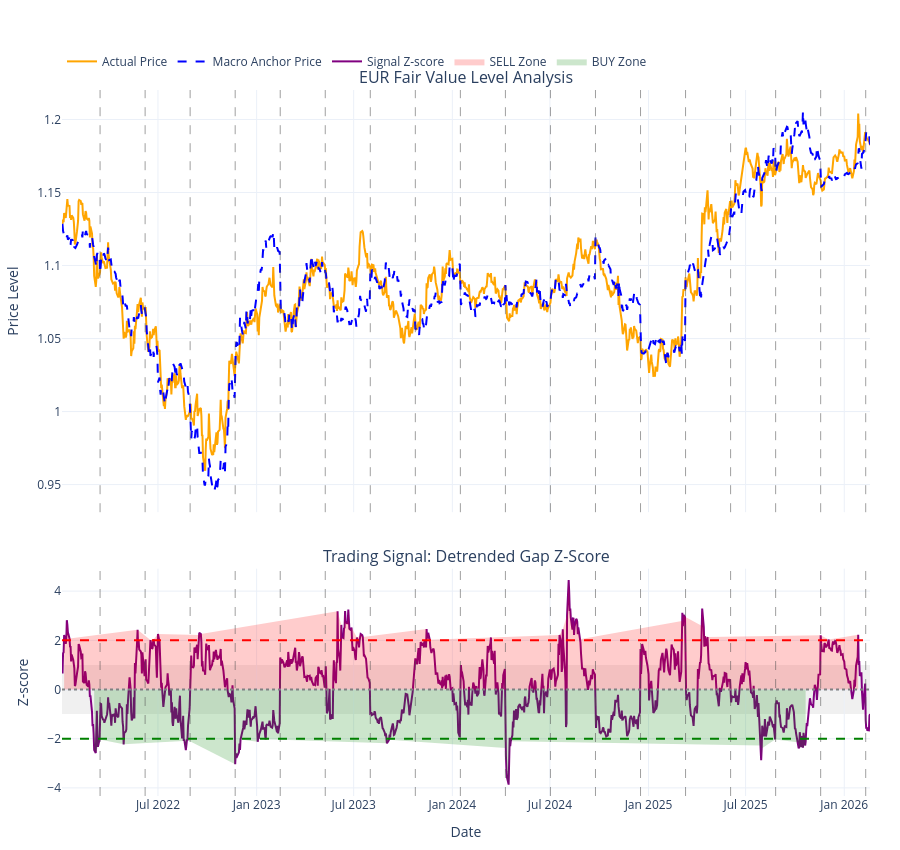

Here is the notebook cell this chart was saved with:
### Code cell
from src.stage2_fair_value_runner import run_stage2_fair_value

res_df = run_stage2_fair_value(
    "eur",
    start_date="2022-01-01",
)
res_df.tail()

### Figure 1 — Plotly figure (JSON) as saved in the notebook; plotly's stock layout.template omitted (floating-point values rounded to 4 significant figures; data arrays with more than 128 entries replaced by an {"elided": "..."} marker saying what was removed)
{"data": [{"line": {"color": "orange", "width": 2}, "mode": "lines", "name": "Actual Price", "type": "scatter", "x": {"elided": "1078 str values"}, "xaxis": "x", "y": {"elided": "1078 float values"}, "yaxis": "y"}, {"line": {"color": "blue", "dash": "dash", "width": 2}, "mode": "lines", "name": "Macro Anchor Price", "type": "scatter", "x": {"elided": "1078 str values"}, "xaxis": "x", "y": {"elided": "1078 float values"}, "yaxis": "y"}, {"line": {"color": "purple", "width": 2}, "mode": "lines", "name": "Signal Z-score", "type": "scatter", "x": {"elided": "1078 str values"}, "xaxis": "x2", "y": {"elided": "1078 float values"}, "yaxis": "y2"}, {"fill": "tozeroy", "fillcolor": "rgba(255, 0, 0, 0.20)", "hoverinfo": "skip", "line": {"width": 0}, "mode": "lines", "name": "SELL Zone", "type": "scatter", "x": {"elided": "1078 str values"}, "xaxis": "x2", "y": {"elided": "1078 float values"}, "yaxis": "y2"}, {"fill": "tozeroy", "fillcolor": "rgba(0, 128, 0, 0.20)", "hoverinfo": "skip", "line": {"width": 0}, "mode": "lines", "name": "BUY Zone", "type": "scatter", "x": {"elided": "1078 str values"}, "xaxis": "x2", "y": {"elided": "1078 float values"}, "yaxis": "y2"}], "layout": {"annotations": [{"font": {"size": 16}, "showarrow": false, "text": "EUR Fair Value Level Analysis", "x": 0.5, "xanchor": "center", "xref": "paper", "y": 1, "yanchor": "bottom", "yref": "paper"}, {"font": {"size": 16}, "showarrow": false, "text": "Trading Signal: Detrended Gap Z-Score", "x": 0.5, "xanchor": "center", "xref": "paper", "y": 0.322, "yanchor": "bottom", "yref": "paper"}], "height": 850, "legend": {"orientation": "h", "x": 0, "xanchor": "left", "y": 1.02, "yanchor": "bottom"}, "margin": {"b": 50, "l": 60, "r": 30, "t": 90}, "shapes": [{"line": {"color": "rgba(80, 80, 80, 0.55)", "dash": "dash", "width": 1}, "type": "line", "x0": "2022-03-15T00:00:00", "x1": "2022-03-15T00:00:00", "xref": "x", "y0": 0, "y1": 1, "yref": "y domain"}, {"line": {"color": "rgba(80, 80, 80, 0.55)", "dash": "dash", "width": 1}, "type": "line", "x0": "2022-03-15T00:00:00", "x1": "2022-03-15T00:00:00", "xref": "x2", "y0": 0, "y1": 1, "yref": "y2 domain"}, {"line": {"color": "rgba(80, 80, 80, 0.55)", "dash": "dash", "width": 1}, "type": "line", "x0": "2022-06-07T00:00:00", "x1": "2022-06-07T00:00:00", "xref": "x", "y0": 0, "y1": 1, "yref": "y domain"}, {"line": {"color": "rgba(80, 80, 80, 0.55)", "dash": "dash", "width": 1}, "type": "line", "x0": "2022-06-07T00:00:00", "x1": "2022-06-07T00:00:00", "xref": "x2", "y0": 0, "y1": 1, "yref": "y2 domain"}, {"line": {"color": "rgba(80, 80, 80, 0.55)", "dash": "dash", "width": 1}, "type": "line", "x0": "2022-08-30T00:00:00", "x1": "2022-08-30T00:00:00", "xref": "x", "y0": 0, "y1": 1, "yref": "y domain"}, {"line": {"color": "rgba(80, 80, 80, 0.55)", "dash": "dash", "width": 1}, "type": "line", "x0": "2022-08-30T00:00:00", "x1": "2022-08-30T00:00:00", "xref": "x2", "y0": 0, "y1": 1, "yref": "y2 domain"}, {"line": {"color": "rgba(80, 80, 80, 0.55)", "dash": "dash", "width": 1}, "type": "line", "x0": "2022-11-22T00:00:00", "x1": "2022-11-22T00:00:00", "xref": "x", "y0": 0, "y1": 1, "yref": "y domain"}, {"line": {"color": "rgba(80, 80, 80, 0.55)", "dash": "dash", "width": 1}, "type": "line", "x0": "2022-11-22T00:00:00", "x1": "2022-11-22T00:00:00", "xref": "x2", "y0": 0, "y1": 1, "yref": "y2 domain"}, {"line": {"color": "rgba(80, 80, 80, 0.55)", "dash": "dash", "width": 1}, "type": "line", "x0": "2023-02-14T00:00:00", "x1": "2023-02-14T00:00:00", "xref": "x", "y0": 0, "y1": 1, "yref": "y domain"}, {"line": {"color": "rgba(80, 80, 80, 0.55)", "dash": "dash", "width": 1}, "type": "line", "x0": "2023-02-14T00:00:00", "x1": "2023-02-14T00:00:00", "xref": "x2", "y0": 0, "y1": 1, "yref": "y2 domain"}, {"line": {"color": "rgba(80, 80, 80, 0.55)", "dash": "dash", "width": 1}, "type": "line", "x0": "2023-05-09T00:00:00", "x1": "2023-05-09T00:00:00", "xref": "x", "y0": 0, "y1": 1, "yref": "y domain"}, {"line": {"color": "rgba(80, 80, 80, 0.55)", "dash": "dash", "width": 1}, "type": "line", "x0": "2023-05-09T00:00:00", "x1": "2023-05-09T00:00:00", "xref": "x2", "y0": 0, "y1": 1, "yref": "y2 domain"}, {"line": {"color": "rgba(80, 80, 80, 0.55)", "dash": "dash", "width": 1}, "type": "line", "x0": "2023-08-01T00:00:00", "x1": "2023-08-01T00:00:00", "xref": "x", "y0": 0, "y1": 1, "yref": "y domain"}, {"line": {"color": "rgba(80, 80, 80, 0.55)", "dash": "dash", "width": 1}, "type": "line", "x0": "2023-08-01T00:00:00", "x1": "2023-08-01T00:00:00", "xref": "x2", "y0": 0, "y1": 1, "yref": "y2 domain"}, {"line": {"color": "rgba(80, 80, 80, 0.55)", "dash": "dash", "width": 1}, "type": "line", "x0": "2023-10-24T00:00:00", "x1": "2023-10-24T00:00:00", "xref": "x", "y0": 0, "y1": 1, "yref": "y domain"}, {"line": {"color": "rgba(80, 80, 80, 0.55)", "dash": "dash", "width": 1}, "type": "line", "x0": "2023-10-24T00:00:00", "x1": "2023-10-24T00:00:00", "xref": "x2", "y0": 0, "y1": 1, "yref": "y2 domain"}, {"line": {"color": "rgba(80, 80, 80, 0.55)", "dash": "dash", "width": 1}, "type": "line", "x0": "2024-01-16T00:00:00", "x1": "2024-01-16T00:00:00", "xref": "x", "y0": 0, "y1": 1, "yref": "y domain"}, {"line": {"color": "rgba(80, 80, 80, 0.55)", "dash": "dash", "width": 1}, "type": "line", "x0": "2024-01-16T00:00:00", "x1": "2024-01-16T00:00:00", "xref": "x2", "y0": 0, "y1": 1, "yref": "y2 domain"}, {"line": {"color": "rgba(80, 80, 80, 0.55)", "dash": "dash", "width": 1}, "type": "line", "x0": "2024-04-09T00:00:00", "x1": "2024-04-09T00:00:00", "xref": "x", "y0": 0, "y1": 1, "yref": "y domain"}, {"line": {"color": "rgba(80, 80, 80, 0.55)", "dash": "dash", "width": 1}, "type": "line", "x0": "2024-04-09T00:00:00", "x1": "2024-04-09T00:00:00", "xref": "x2", "y0": 0, "y1": 1, "yref": "y2 domain"}, {"line": {"color": "rgba(80, 80, 80, 0.55)", "dash": "dash", "width": 1}, "type": "line", "x0": "2024-07-02T00:00:00", "x1": "2024-07-02T00:00:00", "xref": "x", "y0": 0, "y1": 1, "yref": "y domain"}, {"line": {"color": "rgba(80, 80, 80, 0.55)", "dash": "dash", "width": 1}, "type": "line", "x0": "2024-07-02T00:00:00", "x1": "2024-07-02T00:00:00", "xref": "x2", "y0": 0, "y1": 1, "yref": "y2 domain"}, {"line": {"color": "rgba(80, 80, 80, 0.55)", "dash": "dash", "width": 1}, "type": "line", "x0": "2024-09-24T00:00:00", "x1": "2024-09-24T00:00:00", "xref": "x", "y0": 0, "y1": 1, "yref": "y domain"}, {"line": {"color": "rgba(80, 80, 80, 0.55)", "dash": "dash", "width": 1}, "type": "line", "x0": "2024-09-24T00:00:00", "x1": "2024-09-24T00:00:00", "xref": "x2", "y0": 0, "y1": 1, "yref": "y2 domain"}, {"line": {"color": "rgba(80, 80, 80, 0.55)", "dash": "dash", "width": 1}, "type": "line", "x0": "2024-12-17T00:00:00", "x1": "2024-12-17T00:00:00", "xref": "x", "y0": 0, "y1": 1, "yref": "y domain"}, {"line": {"color": "rgba(80, 80, 80, 0.55)", "dash": "dash", "width": 1}, "type": "line", "x0": "2024-12-17T00:00:00", "x1": "2024-12-17T00:00:00", "xref": "x2", "y0": 0, "y1": 1, "yref": "y2 domain"}, {"line": {"color": "rgba(80, 80, 80, 0.55)", "dash": "dash", "width": 1}, "type": "line", "x0": "2025-03-11T00:00:00", "x1": "2025-03-11T00:00:00", "xref": "x", "y0": 0, "y1": 1, "yref": "y domain"}, {"line": {"color": "rgba(80, 80, 80, 0.55)", "dash": "dash", "width": 1}, "type": "line", "x0": "2025-03-11T00:00:00", "x1": "2025-03-11T00:00:00", "xref": "x2", "y0": 0, "y1": 1, "yref": "y2 domain"}, {"line": {"color": "rgba(80, 80, 80, 0.55)", "dash": "dash", "width": 1}, "type": "line", "x0": "2025-06-03T00:00:00", "x1": "2025-06-03T00:00:00", "xref": "x", "y0": 0, "y1": 1, "yref": "y domain"}, {"line": {"color": "rgba(80, 80, 80, 0.55)", "dash": "dash", "width": 1}, "type": "line", "x0": "2025-06-03T00:00:00", "x1": "2025-06-03T00:00:00", "xref": "x2", "y0": 0, "y1": 1, "yref": "y2 domain"}, {"line": {"color": "rgba(80, 80, 80, 0.55)", "dash": "dash", "width": 1}, "type": "line", "x0": "2025-08-26T00:00:00", "x1": "2025-08-26T00:00:00", "xref": "x", "y0": 0, "y1": 1, "yref": "y domain"}, {"line": {"color": "rgba(80, 80, 80, 0.55)", "dash": "dash", "width": 1}, "type": "line", "x0": "2025-08-26T00:00:00", "x1": "2025-08-26T00:00:00", "xref": "x2", "y0": 0, "y1": 1, "yref": "y2 domain"}, {"line": {"color": "rgba(80, 80, 80, 0.55)", "dash": "dash", "width": 1}, "type": "line", "x0": "2025-11-18T00:00:00", "x1": "2025-11-18T00:00:00", "xref": "x", "y0": 0, "y1": 1, "yref": "y domain"}, {"line": {"color": "rgba(80, 80, 80, 0.55)", "dash": "dash", "width": 1}, "type": "line", "x0": "2025-11-18T00:00:00", "x1": "2025-11-18T00:00:00", "xref": "x2", "y0": 0, "y1": 1, "yref": "y2 domain"}, {"line": {"color": "rgba(80, 80, 80, 0.55)", "dash": "dash", "width": 1}, "type": "line", "x0": "2026-02-10T00:00:00", "x1": "2026-02-10T00:00:00", "xref": "x", "y0": 0, "y1": 1, "yref": "y domain"}, {"line": {"color": "rgba(80, 80, 80, 0.55)", "dash": "dash", "width": 1}, "type": "line", "x0": "2026-02-10T00:00:00", "x1": "2026-02-10T00:00:00", "xref": "x2", "y0": 0, "y1": 1, "yref": "y2 domain"}, {"line": {"color": "red", "dash": "dash"}, "type": "line", "x0": 0, "x1": 1, "xref": "x2 domain", "y0": 2, "y1": 2, "yref": "y2"}, {"line": {"color": "green", "dash": "dash"}, "type": "line", "x0": 0, "x1": 1, "xref": "x2 domain", "y0": -2, "y1": -2, "yref": "y2"}, {"line": {"color": "grey", "dash": "dot"}, "type": "line", "x0": 0, "x1": 1, "xref": "x2 domain", "y0": 0, "y1": 0, "yref": "y2"}, {"fillcolor": "rgba(128, 128, 128, 0.12)", "layer": "below", "line": {"width": 0}, "type": "rect", "x0": 0, "x1": 1, "xref": "x2 domain", "y0": -1, "y1": 1, "yref": "y2"}], "xaxis": {"anchor": "y", "domain": [0, 1], "matches": "x2", "showticklabels": false}, "xaxis2": {"anchor": "y2", "domain": [0, 1], "title": {"text": "Date"}}, "yaxis": {"anchor": "x", "domain": [0.402, 1], "title": {"text": "Price Level"}}, "yaxis2": {"anchor": "x2", "domain": [0, 0.322], "title": {"text": "Z-score"}}}}
